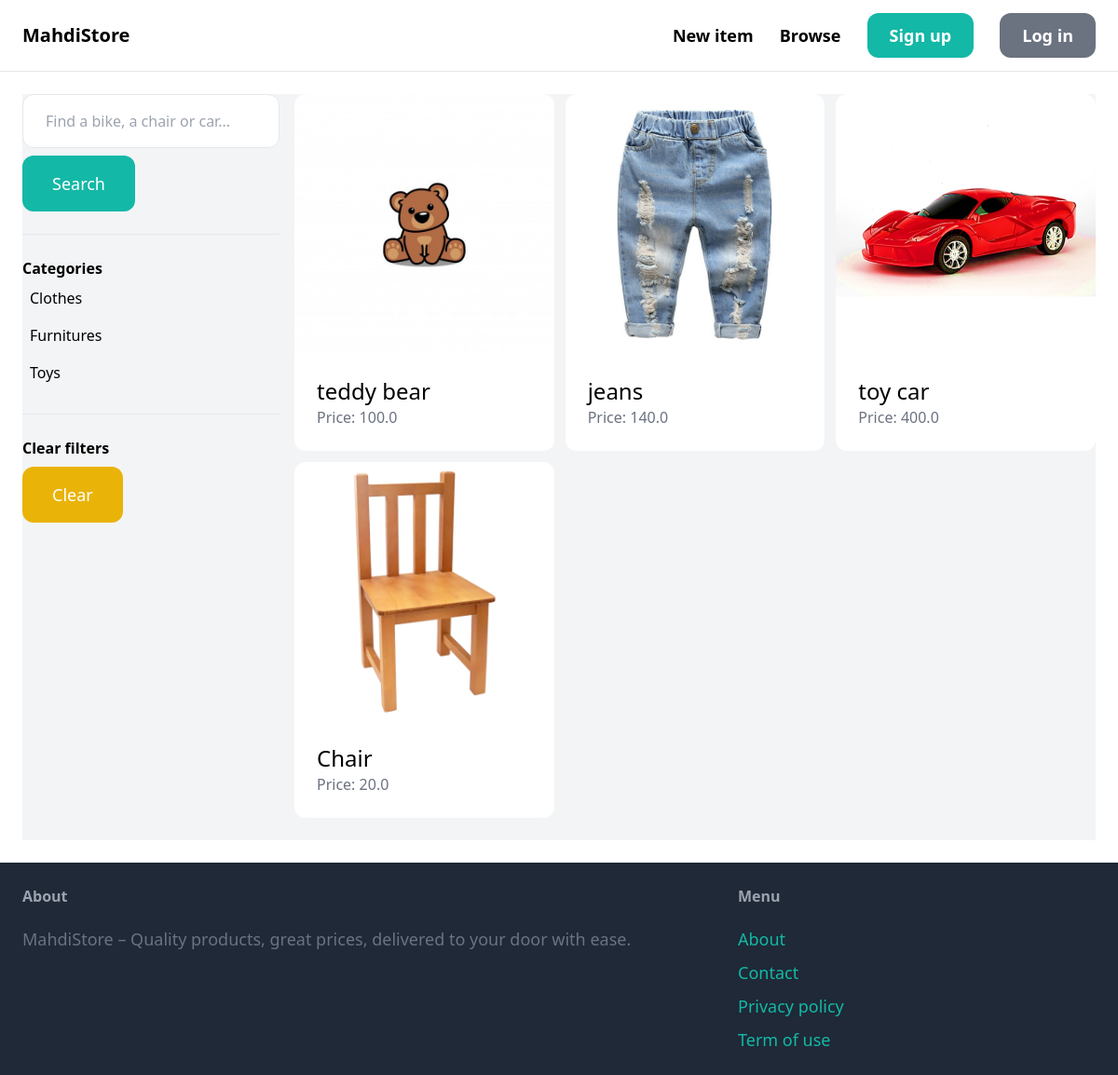
Page /items/ on the earlier database version.
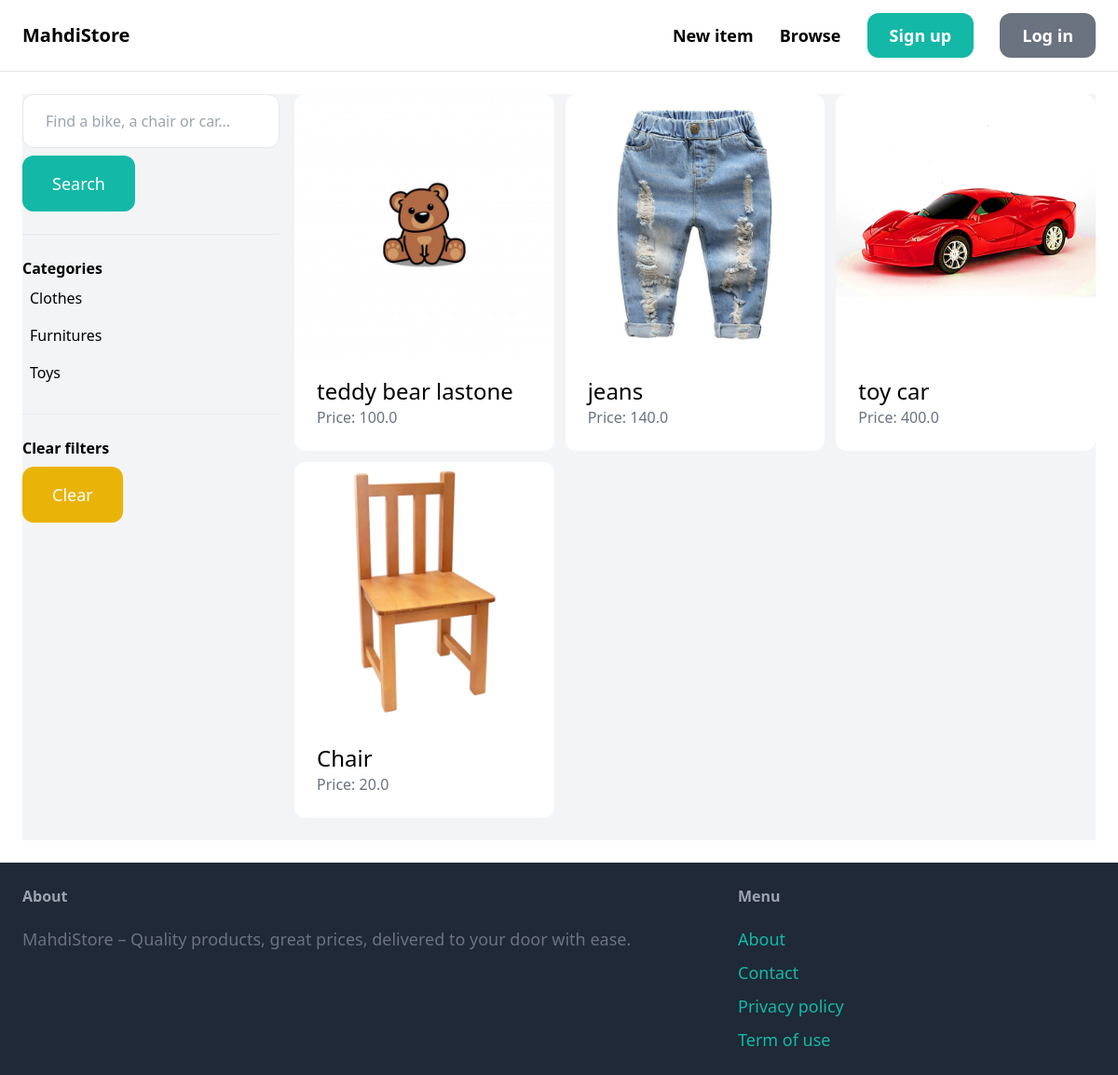
Same page on the later database version.
### item/models.py (models this page shows, shortened)
class Category(models.Model):
    name = models.CharField(max_length=255)
    class Meta:
        ordering = ('name',)
        verbose_name_plural = "Categories"

class Item(models.Model):
    category = models.ForeignKey(Category, related_name='items', on_delete=models.CASCADE)
    name = models.CharField(max_length=255)
    description = models.TextField(blank=True, null=True)
    price = models.FloatField()
    image = models.ImageField(upload_to='item_images', blank=True, null=True)
    is_sold = models.BooleanField(default=False)
    created_by = models.ForeignKey(User, related_name='items', on_delete=models.CASCADE)
    created_at = models.DateTimeField(auto_now_add=True)

### item/views.py (the view)
# urls.py: path('', views.items, name='items'),
def items(request):
    query = request.GET.get('query', '')
    category_id = request.GET.get('category', 0)
    categories = Category.objects.all()
    items = Item.objects.filter(is_sold=False)
    if category_id:
        items = items.filter(category_id=category_id)
    if query:
        items = items.filter(Q(name__icontains=query) | Q(description__icontains=query))
    return render(request, 'item/items.html', {
        'items': items,
        'query': query,
        'categories': categories,
        'category_id': int(category_id),
    })

### item/templates/item/items.html (shortened to what this page needs)
{% extends 'core/base.html' %}
{% block content %}
    <div class="pb-6 grid grid-cols-4 gap-4 bg-gray-100">
        <div class="col-span-1">
            <form method="get" action="{% url 'item:items' %}">
                <input name="query" class="w-full py-4 px-6 border rounded-xl" type="text" value="{{ query }}" placeholder="Find a bike, a chair or car...">
                <button class="mt-2 py-4 px-8 text-lg bg-teal-500 text-white rounded-xl">Search</button>
            </form>
            <hr class="my-6">
            <p class="font-semibold">Categories</p>
            <ul>
                {% for category in categories %}
                    <li class="py-2 px-2 rounded-xl{% if category.id == category_id %} bg-gray-200{% endif %}">
                        <a href="{% url 'item:items' %}?query={{ query }}&category={{ category.id }}">{{ category.name }}</a>
                    </li>
                {% endfor %}
            </ul>
            <hr class="my-6">
            <p class="font-semibold">Clear filters</p>
            <ul>
                <li><a href="{% url 'item:items' %}" class="mt-2 py-4 px-8 inline-block bg-yellow-500 text-lg rounded-xl text-white">Clear</a>
        </div>
        <div class="col-span-3">
            <div class="grid grid-cols-3 gap-3">
            {% for item in items %}
                <div>
                    <a href="{% url 'item:detail' item.id %}">
                        <div>
                            <img src="{{ item.image.url }}" class="rounded-t-xl">
                        </div>
                        <div class="p-6 bg-white rounded-b-xl">
                            <h2 class="text-2xl">{{ item.name }}</h2>
                            <p class="text-gray-500">Price: {{ item.price }}</p>
                        </div>
                    </a>
                </div>
            {% endfor %}
        </div>
        </div>
    </div>
{% endblock %}

### core/templates/core/base.html (shortened to what this page needs)
<!DOCTYPE html>
<html lang="en">
  <head>
    <script src="https://cdn.tailwindcss.com"></script>
  </head>
  <body>
    <nav class="py-6 px-6 flex justify-between items-center border-b border-gray-200">
            <a href="/" class="text-xl font-semibold">MahdiStore</a>
      <div class="space-x-6">
        <a href="{% url 'item:new' %}" class="text-lg font-semibold hover:text-gray-500">New item</a>
        <a href="{% url 'item:items' %}" class="text-lg font-semibold hover:text-gray-500 ">Browse</a>
                {% if request.user.is_authenticated %}
                    <a href="{% url 'conversation:inbox' %}" class="px-6 py-3 text-lg font-semibold bg-teal-500 text-white rounded-xl hover:bg-teal-700">Inbox</a>
                    <a href="{% url 'dashboard:index' %}" class="px-6 py-3 text-lg font-semibold bg-gray-500 text-white rounded-xl hover:bg-gray-700">Dashboard</a>
                {% else %}
                    <a href="{% url 'core:signup' %}" class="px-6 py-3 text-lg font-semibold bg-teal-500 text-white rounded-xl hover:bg-teal-700">Sign up</a>
                    <a href="{% url 'core:login' %}" class="px-6 py-3 text-lg font-semibold bg-gray-500 text-white rounded-xl hover:bg-gray-700">Log in</a>
                {% endif %}
    </div>
    </nav>
    <div class="px-6 py-6">{% block content %} {% endblock %}</div>
    <footer class="py-6 px-6 flex justify-between bg-gray-800">
      <div class="w-2/3 pr-10">
          <h3 class="mb-5 font-semibold text-gray-400">About</h3>
          <p class="text-lg text-gray-500">MahdiStore – Quality products, great prices, delivered to your door with ease.</p>
      </div>
      <div class="w-1/3">
        <h3 class="mb-5 font-semibold text-gray-400">Menu</h3>
        <ul class="space-y-2">
            <li><a href="#" class="text-lg text-teal-500 hover:text-teal-700">About</a></li>
            <li><a href="{% url 'core:contact' %}" class="text-lg text-teal-500 hover:text-teal-700">Contact</a></li>
            <li><a href="#" class="text-lg text-teal-500 hover:text-teal-700">Privacy policy</a></li>
            <li><a href="#" class="text-lg text-teal-500 hover:text-teal-700">Term of use</a></li>
        </ul>
    </div>
  </footer>
  </body>
</html>

Differences in the rows shown:
changed Item: name "teddy bear" → "teddy bear lastone"
